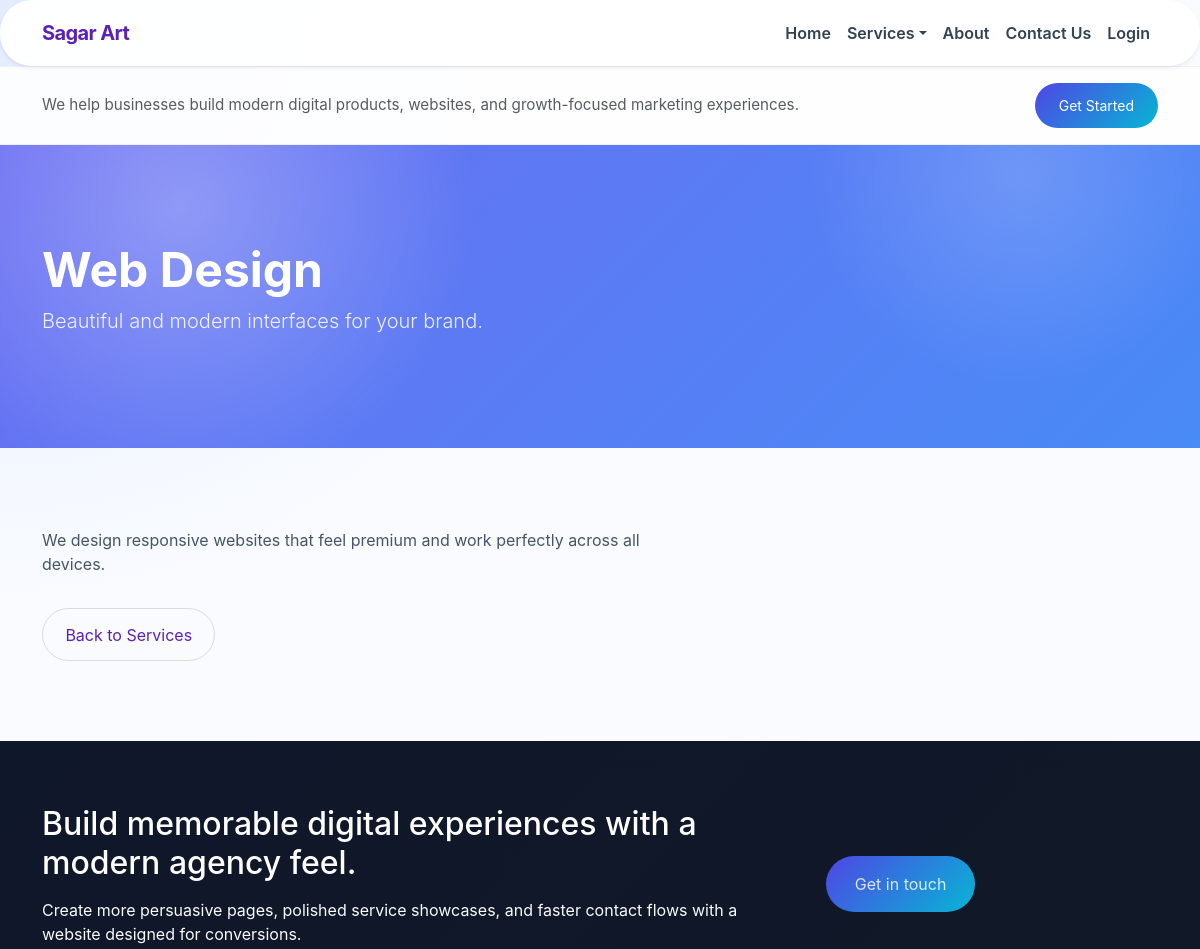
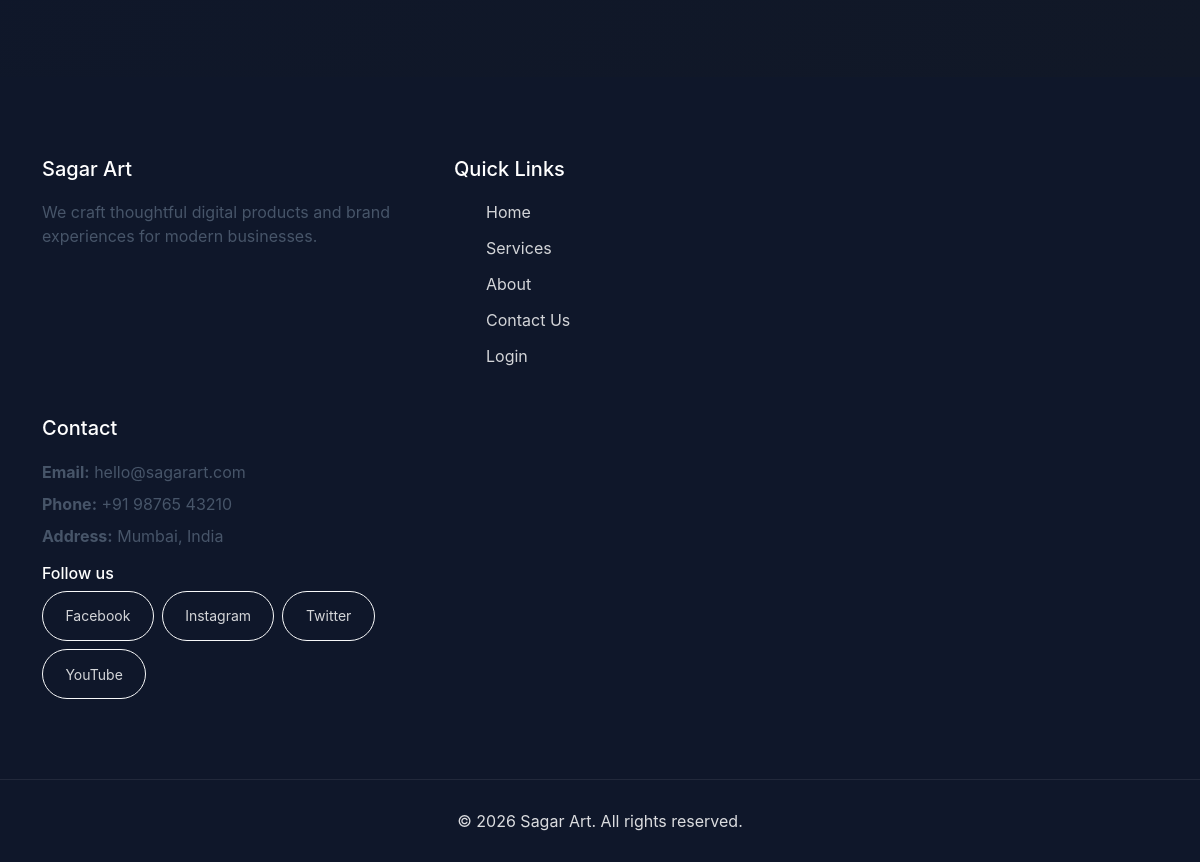
The app's page /service.php?slug=web-design with its own data (2 pictures, top to bottom).
### tables this page shows
CREATE TABLE `site_settings` (
  `id` int(11) NOT NULL,
  `site_name` varchar(255) NOT NULL DEFAULT 'Sagar Art',
  `tagline` varchar(255) DEFAULT NULL,
  `footer_about` text DEFAULT NULL,
  `footer_email` varchar(255) DEFAULT NULL,
  `footer_phone` varchar(255) DEFAULT NULL,
  `footer_address` text DEFAULT NULL,
  `footer_copyright` varchar(255) DEFAULT NULL,
  `header_text` text DEFAULT NULL,
  `header_cta_text` varchar(255) DEFAULT NULL,
  `header_cta_link` varchar(255) DEFAULT NULL,
  `favicon_url` varchar(255) DEFAULT NULL,
  `logo_url` varchar(255) DEFAULT NULL,
  `meta_title` varchar(255) DEFAULT NULL,
  `meta_description` text DEFAULT NULL,
  `facebook_url` varchar(255) DEFAULT NULL,
  `instagram_url` varchar(255) DEFAULT NULL,
  `twitter_url` varchar(255) DEFAULT NULL,
  `youtube_url` varchar(255) DEFAULT NULL
);

CREATE TABLE `menu_items` (
  `id` int(11) NOT NULL,
  `label` varchar(255) NOT NULL,
  `link` varchar(255) NOT NULL,
  `menu_order` int(11) NOT NULL DEFAULT 0,
  `is_active` tinyint(1) NOT NULL DEFAULT 1,
  `has_dropdown` tinyint(1) NOT NULL DEFAULT 0
);

CREATE TABLE `services` (
  `id` int(11) NOT NULL,
  `title` varchar(255) NOT NULL,
  `slug` varchar(100) NOT NULL,
  `summary` text NOT NULL,
  `content` text NOT NULL,
  `image_url` varchar(255) DEFAULT NULL,
  `display_order` int(11) NOT NULL DEFAULT 0,
  `is_featured` tinyint(1) NOT NULL DEFAULT 0
);

### includes/config.php (called while the page is built, shortened)
<?php
function getHeaderMenuItems($conn) {
    $result = $conn->query('SELECT id, label, link, has_dropdown FROM menu_items WHERE is_active = 1 ORDER BY menu_order ASC, id ASC');
    return $result ? $result->fetch_all(MYSQLI_ASSOC) : [];
}
function getSiteSettings($conn) {
    $result = $conn->query('SELECT * FROM site_settings ORDER BY id DESC LIMIT 1');
    $settings = $result ? $result->fetch_assoc() : [];
    $defaults = [
        'site_name' => 'Sagar Art',
        'tagline' => 'Creative digital experiences that elevate brands.',
        'header_text' => 'We help businesses build modern digital products, websites, and growth-focused marketing experiences.',
        'header_cta_text' => 'Get Started',
        'header_cta_link' => 'contact.php',
        'footer_about' => 'We craft thoughtful digital products and brand experiences for modern businesses.',
        'footer_email' => 'hello@sagarart.com',
        'footer_phone' => '+91 98765 43210',
        'footer_address' => 'Mumbai, India',
        'footer_copyright' => '© 2026 Sagar Art. All rights reserved.',
        'favicon_url' => '',
        'logo_url' => '',
        'meta_title' => '',
        'meta_description' => '',
        'facebook_url' => '',
        'instagram_url' => '',
        'twitter_url' => '',
        'youtube_url' => ''
    ];
    return $settings;
}
function getServiceBySlug($conn, $slug) {
    $stmt = $conn->prepare('SELECT id, title, slug, summary, content, image_url FROM services WHERE slug = ? LIMIT 1');
    $stmt->bind_param('s', $slug);
    $stmt->execute();
    $result = $stmt->get_result();
    return $result->fetch_assoc();
}
?>

### service.php (the view, shortened to what this page needs)
<?php
require 'includes/config.php';
$slug = isset($_GET['slug']) ? $_GET['slug'] : '';
$service = getServiceBySlug($conn, $slug);
?>
<!DOCTYPE html>
<html lang="en">
<head>
  <link href="https://cdn.jsdelivr.net/npm/bootstrap@5.3.3/dist/css/bootstrap.min.css" rel="stylesheet">
  <link rel="stylesheet" href="assets/css/style.css">
</head>
<body>
  <?php include 'includes/header.php'; ?>
  <section class="page-hero text-white d-flex align-items-center">
    <div class="container">
      <h1 class="display-5 fw-bold"><?php echo htmlspecialchars($service['title']); ?></h1>
      <p class="lead"><?php echo htmlspecialchars($service['summary']); ?></p>
    </div>
  </section>
  <section class="py-5">
    <div class="container">
      <div class="row align-items-center g-4">
        <div class="col-lg-7">
          <p><?php echo nl2br(htmlspecialchars($service['content'])); ?></p>
          <a href="services.php" class="btn btn-outline-primary mt-3">Back to Services</a>
        </div>
      </div>
    </div>
  </section>
  <?php include 'includes/footer.php'; ?>
</body>
</html>

### includes/header.php (shortened to what this page needs)
<?php
$siteSettings = getSiteSettings($conn);
$headerMenuItems = getHeaderMenuItems($conn);
?>
<nav class="navbar navbar-expand-lg sticky-top">
  <div class="container">
    <a class="navbar-brand fw-bold d-flex align-items-center gap-2" href="index.php">
      <span><?php echo htmlspecialchars($siteSettings['site_name'] ?? 'Sagar Art'); ?></span>
    </a>
    <div class="collapse navbar-collapse" id="navbarNav">
      <ul class="navbar-nav ms-auto align-items-lg-center">
        <?php foreach ($headerMenuItems as $headerMenuItem): ?>
          <?php $children = getMenuChildren($conn, (int)$headerMenuItem['id']); ?>
          <?php if (!empty($children) && !empty($headerMenuItem['has_dropdown'])): ?>
            <li class="nav-item dropdown">
              <a class="nav-link dropdown-toggle" href="<?php echo htmlspecialchars($headerMenuItem['link']); ?>" role="button" data-bs-toggle="dropdown"><?php echo htmlspecialchars($headerMenuItem['label']); ?></a>
            </li>
          <?php else: ?>
            <li class="nav-item">
              <a class="nav-link" href="<?php echo htmlspecialchars($headerMenuItem['link']); ?>"><?php echo htmlspecialchars($headerMenuItem['label']); ?></a>
            </li>
          <?php endif; ?>
        <?php endforeach; ?>
      </ul>
    </div>
  </div>
</nav>
<?php if (!empty($siteSettings['header_text']) || !empty($siteSettings['header_cta_text'])): ?>
  <div class="header-banner py-3">
    <div class="container d-flex flex-column flex-md-row justify-content-between align-items-center gap-3">
      <?php if (!empty($siteSettings['header_text'])): ?>
        <div class="header-banner-text text-muted"><?php echo htmlspecialchars($siteSettings['header_text']); ?></div>
      <?php endif; ?>
      <?php if (!empty($siteSettings['header_cta_text']) && !empty($siteSettings['header_cta_link'])): ?>
        <a href="<?php echo htmlspecialchars($siteSettings['header_cta_link']); ?>" class="btn btn-sm btn-primary px-4"><?php echo htmlspecialchars($siteSettings['header_cta_text']); ?></a>
      <?php endif; ?>
    </div>
  </div>
<?php endif; ?>

### includes/footer.php (shortened to what this page needs)
<?php
$siteSettings = getSiteSettings($conn);
$footerLinks = getHeaderMenuItems($conn);
?>
<footer class="site-footer">
  <div class="footer-top">
    <div class="container">
      <div class="row align-items-center gap-4">
        <div class="col-lg-8">
          <h2 class="text-white mb-3">Build memorable digital experiences with a modern agency feel.</h2>
          <p class="text-white-75">Create more persuasive pages, polished service showcases, and faster contact flows with a website designed for conversions.</p>
        </div>
        <div class="col-lg-auto">
          <a href="contact.php" class="btn btn-primary">Get in touch</a>
        </div>
      </div>
    </div>
  </div>
  <div class="container py-5">
    <div class="row footer-grid">
      <div class="col-md-4 footer-widget">
        <h5><?php echo htmlspecialchars($siteSettings['site_name'] ?? 'Sagar Art'); ?></h5>
        <p><?php echo htmlspecialchars($siteSettings['footer_about'] ?? 'We help digital brands grow with premium websites, app experiences, and creative marketing solutions.'); ?></p>
      </div>
      <div class="col-md-4 footer-widget">
        <h5>Quick Links</h5>
        <ul class="footer-links">
          <?php foreach ($footerLinks as $link): ?>
            <li><a href="<?php echo htmlspecialchars($link['link']); ?>"><?php echo htmlspecialchars($link['label']); ?></a></li>
          <?php endforeach; ?>
        </ul>
      </div>
      <div class="col-md-4 footer-widget">
        <h5>Contact</h5>
        <p class="mb-2"><strong>Email:</strong> <?php echo htmlspecialchars($siteSettings['footer_email'] ?? ''); ?></p>
        <p class="mb-2"><strong>Phone:</strong> <?php echo htmlspecialchars($siteSettings['footer_phone'] ?? ''); ?></p>
        <p class="mb-0"><strong>Address:</strong> <?php echo htmlspecialchars($siteSettings['footer_address'] ?? ''); ?></p>
        <?php $socialLinks = [
          ['label' => 'Facebook', 'url' => $siteSettings['facebook_url'] ?? ''],
          ['label' => 'Instagram', 'url' => $siteSettings['instagram_url'] ?? ''],
          ['label' => 'Twitter', 'url' => $siteSettings['twitter_url'] ?? ''],
          ['label' => 'YouTube', 'url' => $siteSettings['youtube_url'] ?? '']
        ]; ?>
        <?php $activeSocialLinks = array_filter($socialLinks, static function ($link) { return !empty($link['url']); }); ?>
        <?php if (!empty($activeSocialLinks)): ?>
          <div class="mt-3">
            <h6 class="text-white">Follow us</h6>
            <div class="d-flex flex-wrap gap-2">
              <?php foreach ($activeSocialLinks as $socialLink): ?>
                <a href="<?php echo htmlspecialchars($socialLink['url']); ?>" target="_blank" rel="noreferrer" class="btn btn-sm btn-outline-light"><?php echo htmlspecialchars($socialLink['label']); ?></a>
              <?php endforeach; ?>
            </div>
          </div>
        <?php endif; ?>
      </div>
    </div>
  </div>
  <div class="footer-bottom">
    <div class="container">
      <p class="mb-0"><?php echo htmlspecialchars($siteSettings['footer_copyright'] ?? '© 2026 Sagar Art. All rights reserved.'); ?></p>
    </div>
  </div>
</footer>

### assets/css/style.css (style rules this page uses)
:root { --bg-base: #f9fbff; --bg-surface: rgba(255, 255, 255, 0.95); --text-base: #0f172a; --text-muted: #475569; --accent-strong: #5b21b6; --accent-soft: #3b82f6; --accent-fade: #a78bfa; --shadow-soft: 0 24px 60px rgba(15, 23, 42, 0.08); }
* { box-sizing: border-box; }
body { margin: 0; font-family: 'Inter', 'Segoe UI', Arial, sans-serif; background: radial-gradient(circle at top left, rgba(59, 130, 246, 0.12), transparent 28%), radial-gradient(circle at bottom right, rgba(139, 92, 246, 0.14), transparent 22%), var(--bg-base); color: var(--text-base); }
a { color: inherit; }
.navbar { background: rgba(255, 255, 255, 0.95) !important; border-radius: 2rem; padding: 0.8rem 1.5rem; box-shadow: 0 18px 40px rgba(15, 23, 42, 0.08); backdrop-filter: blur(18px); }
.navbar-brand { font-weight: 800; letter-spacing: -0.03em; }
.navbar-brand span { color: var(--accent-strong); }
.navbar .nav-link { color: #334155 !important; font-weight: 600; transition: color 0.25s ease, transform 0.25s ease; }
.header-banner { background: rgba(255, 255, 255, 0.88); border-top: 1px solid rgba(79, 70, 229, 0.08); border-bottom: 1px solid rgba(79, 70, 229, 0.08); }
.header-banner-text { color: #475569; font-size: 0.95rem; }
.header-banner .btn { padding: 0.75rem 1.5rem; }
.hero-section, .page-hero { position: relative; overflow: hidden; padding: 6rem 0; background: linear-gradient(135deg, rgba(99, 102, 241, 0.95), rgba(59, 130, 246, 0.93)); }
.hero-section::before, .page-hero::before { content: ''; position: absolute; inset: 0; background: radial-gradient(circle at 15% 20%, rgba(255, 255, 255, 0.28), transparent 28%), radial-gradient(circle at 85% 10%, rgba(255, 255, 255, 0.16), transparent 20%); }
.hero-section .container, .page-hero .container { position: relative; z-index: 1; }
.hero-section h1, .page-hero h1 { color: #fff; }
.hero-section p, .page-hero p, .hero-section .lead, .page-hero .lead { color: rgba(255, 255, 255, 0.87); }
.section-shell, .py-5 { padding-top: 5rem !important; padding-bottom: 5rem !important; }
.section-shell .container, .py-5 .container { position: relative; }
.section-shell p, .py-5 p { color: var(--text-muted); }
.btn { border-radius: 999px; padding: 0.85rem 1.4rem; }
.btn-primary, .btn-primary:focus, .btn-primary:hover { background: linear-gradient(135deg, #4f46e5, #06b6d4); border: none; color: #fff; }
.btn-outline-primary { color: var(--accent-strong); border-color: rgba(79, 70, 229, 0.2); }
.footer-top { padding: 4rem 0; background: linear-gradient(135deg, #0f172a, #111827); color: #f8fafc; }
.footer-top .btn { padding: 1rem 1.8rem; }
.site-footer { background: #0f172a; color: rgba(255, 255, 255, 0.85); }
.site-footer a { color: rgba(255, 255, 255, 0.82); }
.footer-grid { gap: 2rem; }
.footer-widget h5 { color: #fff; margin-bottom: 1.2rem; }
.footer-links li { list-style: none; margin-bottom: 0.75rem; }
.footer-links li a { text-decoration: none; }
.footer-bottom { padding: 1.8rem 0; text-align: center; border-top: 1px solid rgba(255, 255, 255, 0.08); }

### records on screen
site_settings: site_name "Sagar Art", header_text "We help businesses build modern digital products, websites, and growth-focused marketing experiences.", header_cta_text "Get Started", footer_about "We craft thoughtful digital products and brand experiences for modern businesses.", footer_email "hello@sagarart.com", footer_phone "+91 98765 43210", footer_address "Mumbai, India", footer_copyright "© 2026 Sagar Art. All rights reserved."
menu_items: label "Home"
menu_items: label "Services"
menu_items: label "About"
menu_items: label "Contact Us"
menu_items: label "Login"
services: title "Web Design", summary "Beautiful and modern interfaces for your brand.", content "We design responsive websites that feel premium and work perfectly across all devices."

### other values on screen
$socialLink['label'] "Facebook"
$socialLink['label'] "Instagram"
$socialLink['label'] "Twitter"
$socialLink['label'] "YouTube"
